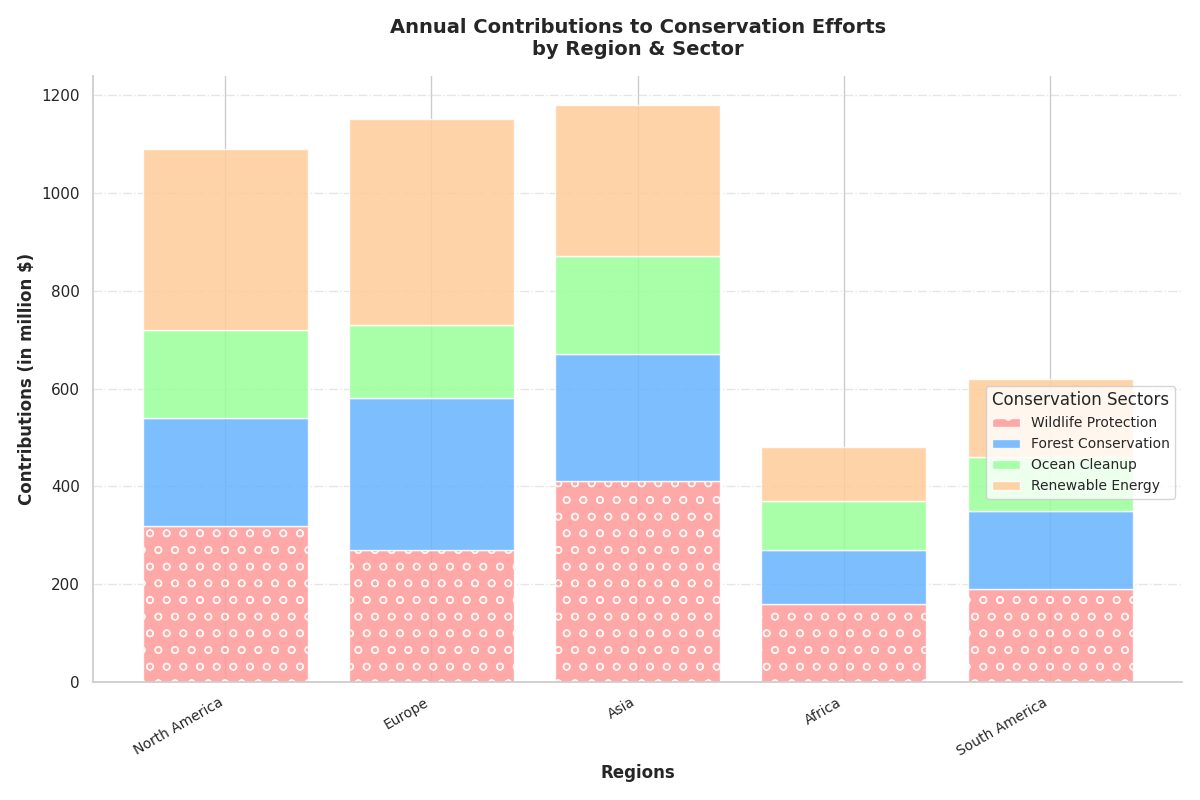

Python code for this plot:
import matplotlib.pyplot as plt
import numpy as np

regions = ['North America', 'Europe', 'Asia', 'Africa', 'South America']
sectors = ['Wildlife Protection', 'Forest Conservation', 'Ocean Cleanup', 'Renewable Energy']

contributions = np.array([
    [320, 220, 180, 370],
    [270, 310, 150, 420],
    [410, 260, 200, 310],
    [160, 110, 100, 110],
    [190, 160, 110, 160]
])

fig, ax = plt.subplots(figsize=(12, 8))

colors = ['#FF9999', '#66B3FF', '#99FF99', '#FFCC99']

bottom = np.zeros(len(regions))
marker_styles = ['o', '^', 's', 'D']  # Different marker styles added
for i, sector in enumerate(sectors):
    ax.bar(regions, contributions[:, i], label=sector, color=colors[i], alpha=0.85, bottom=bottom, hatch=marker_styles[i])
    bottom += contributions[:, i]

ax.set_ylabel('Contributions (in million $)', fontsize=12, fontweight='bold')
ax.set_xlabel('Regions', fontsize=12, fontweight='bold')
ax.set_title('Annual Contributions to Conservation Efforts\nby Region & Sector', fontsize=14, fontweight='bold', pad=15)

ax.legend(title='Conservation Sectors', loc='upper right', bbox_to_anchor=(1, 0.5), fontsize=10)  # Changed legend position

# Customize tick labels
ax.set_xticks(np.arange(len(regions)))
ax.set_xticklabels(regions, rotation=30, ha='right', fontsize=10)  # Changed rotation angle

# Adding a different grid style
ax.yaxis.grid(True, linestyle='-.', alpha=0.5)  # Changed grid style and transparency

# Remove top and right borders
ax.spines['top'].set_visible(False)
ax.spines['right'].set_visible(False)

plt.tight_layout()
plt.show()
